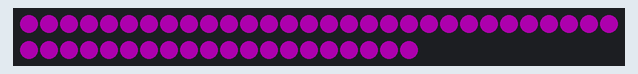
A sketch run on a simulated Arduino Uno, built with avr-gcc and run on an emulated ATmega328P. Shown: 50 RGB LEDs in strip order, left to right, continuing on the next row. Dim RGB values are drawn brighter than linear.

Above: at 0.1 s.
At 2.71 s:
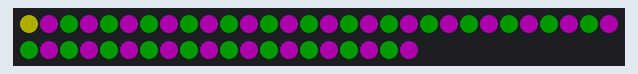
At 3.53 s:
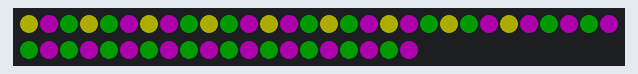
At 4.34 s:
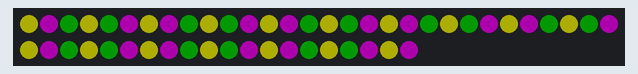

Measured:
- by itself, everything shown: repeats every 4.4 s, in 59 steps

The sketch:

snake-trio.ino
```cpp
#include <FastLED.h>

#define NUM_LEDS 50
#define LED_PIN 4

CRGB leds[NUM_LEDS];

// Set colors.
CRGB COLOR_ONE = CRGB::Magenta;
CRGB COLOR_TWO = CRGB::Green;
CRGB COLOR_THREE = CRGB::Yellow;

void setup() {
  FastLED.addLeds<WS2811, LED_PIN, RGB>(leds, NUM_LEDS); // RGB is color order
  FastLED.setBrightness(50); // 0-255

  fill_solid(leds, NUM_LEDS, COLOR_ONE);
}

void loop() {

  // Set the string to red bulb by bulb quickly.
  for (int i = 0; i < NUM_LEDS; i+=1) {
    leds[i] = COLOR_ONE;
    FastLED.show();
    delay(25);
  }

  // Now do the same for yellow.
  for (int i = 0; i < NUM_LEDS; i+=2) {
    leds[i] = COLOR_TWO;
    FastLED.show();
    delay(50);
  }

  // Now do the same for blue.
  for (int i = 0; i < NUM_LEDS; i+=3) {
    leds[i] = COLOR_THREE;
    FastLED.show();
    delay(100);
  }
}
```
